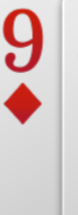
#> input picture dataset/crops_raw/hand_018_12.png, 78 x 215 px
$ python -i auto_classify.py   (imports and definitions only)
#> lines starting #> are read from the running program, lines starting #| are printed output that depends on the picture; after the words box and inside, x2 and y2 are one past the last pixel; in counts of white or black regions, pixels touching at a corner belong together
#> further down, picture is the input picture: shape (215, 78, 3); mean B, G, R 195.9, 196.2, 216.3
#!/usr/bin/env python3
"""
自动预分类脚本
用现有的模板匹配对 crops_raw/ 下的裁剪图做初步分类，
减少人工分类工作量。

高置信度(score>0.55) → 自动放入对应类别
低置信度或不确定   → 放入 review/ 文件夹待人工检查
明显错误的裁剪    → 直接丢弃
"""

import os
import cv2
import numpy as np
import shutil


# [13 lines left out: function load_templates, not called in this run]


def extract_digit(card_img):
    """简化版数字提取（固定区域）"""
    h, w = card_img.shape[:2]
#> h = 215; w = 78
    return card_img[2:min(h, 102), 2:min(w, 62)]
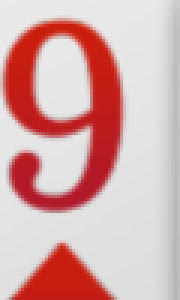
#> returned value: shape (100, 60, 3) (shown 3 times larger); mean of channels 0, 1, 2 171.9, 172.8, 215.1; drawn as B, G, R


def preprocess_for_match(card_img):
    """预处理为匹配用的二值图"""
    digit = extract_digit(card_img)
    if digit.size == 0:
        return None
    gray = cv2.cvtColor(digit, cv2.COLOR_BGR2GRAY)
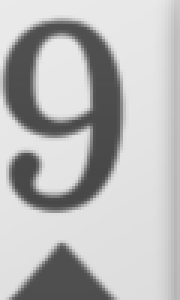
#> gray: shape (100, 60) (shown 3 times larger); min 72, max 234, mean 185.2
    _, bw = cv2.threshold(gray, 0, 255, cv2.THRESH_BINARY + cv2.THRESH_OTSU)
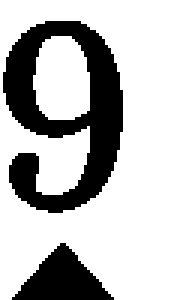
#> bw: shape (100, 60) (shown 3 times larger); 73.4% white; 2 black regions, box (x1, y1, x2, y2) and area: (1, 7, 41, 71) 1252, (4, 81, 38, 100) 346
    bw = cv2.resize(bw, (64, 64), interpolation=cv2.INTER_AREA)
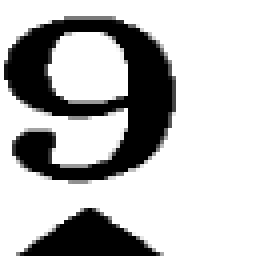
#> bw: shape (64, 64) (shown 4 times larger); min 0, max 255, mean 186.9
    return bw


# [99 lines left out: functions match_card, is_valid_crop, main, not called in this run]


# [2 lines not run here, left out]

>>> import cv2
>>> picture = cv2.imread('dataset/crops_raw/hand_018_12.png')
>>> result = preprocess_for_match(picture)

$ run again, on dataset/crops_raw/hand_079_20.png
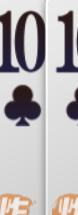
#> input picture dataset/crops_raw/hand_079_20.png, 78 x 215 px
#> picture is the input picture: shape (215, 78, 3); mean B, G, R 181.5, 180.3, 185.2
#> in preprocess_for_match, `_, bw = cv2.threshold(gray, 0, 255, cv2.THRESH_BINARY + cv2.THRESH_OTSU)`:
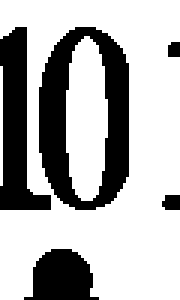
#> bw: shape (100, 60) (shown 3 times larger); 69.5% white; 5 black regions (1 under 20 px), largest, box (x1, y1, x2, y2) and area: (13, 9, 43, 70) 947, (0, 9, 17, 70) 539, (8, 83, 33, 100) 301, (54, 65, 60, 70) 27
#> in preprocess_for_match, `bw = cv2.resize(bw, (64, 64), interpolation=cv2.INTER_AREA)`:
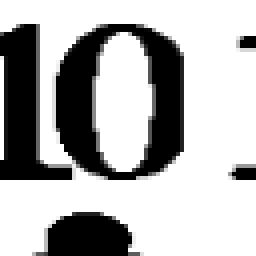
#> bw: shape (64, 64) (shown 4 times larger); min 0, max 255, mean 177.1

$ run again, on dataset/crops_raw/hand_082_01.png
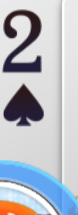
#> input picture dataset/crops_raw/hand_082_01.png, 78 x 215 px
#> picture is the input picture: shape (215, 78, 3); mean B, G, R 197.3, 189.3, 185.7
#> in preprocess_for_match, `_, bw = cv2.threshold(gray, 0, 255, cv2.THRESH_BINARY + cv2.THRESH_OTSU)`:
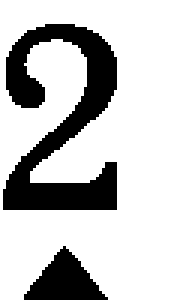
#> bw: shape (100, 60) (shown 3 times larger); 76.6% white; 2 black regions, box (x1, y1, x2, y2) and area: (1, 8, 39, 70) 1134, (8, 82, 36, 100) 272
#> in preprocess_for_match, `bw = cv2.resize(bw, (64, 64), interpolation=cv2.INTER_AREA)`:
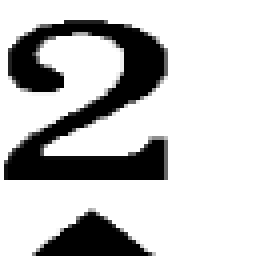
#> bw: shape (64, 64) (shown 4 times larger); min 0, max 255, mean 195
